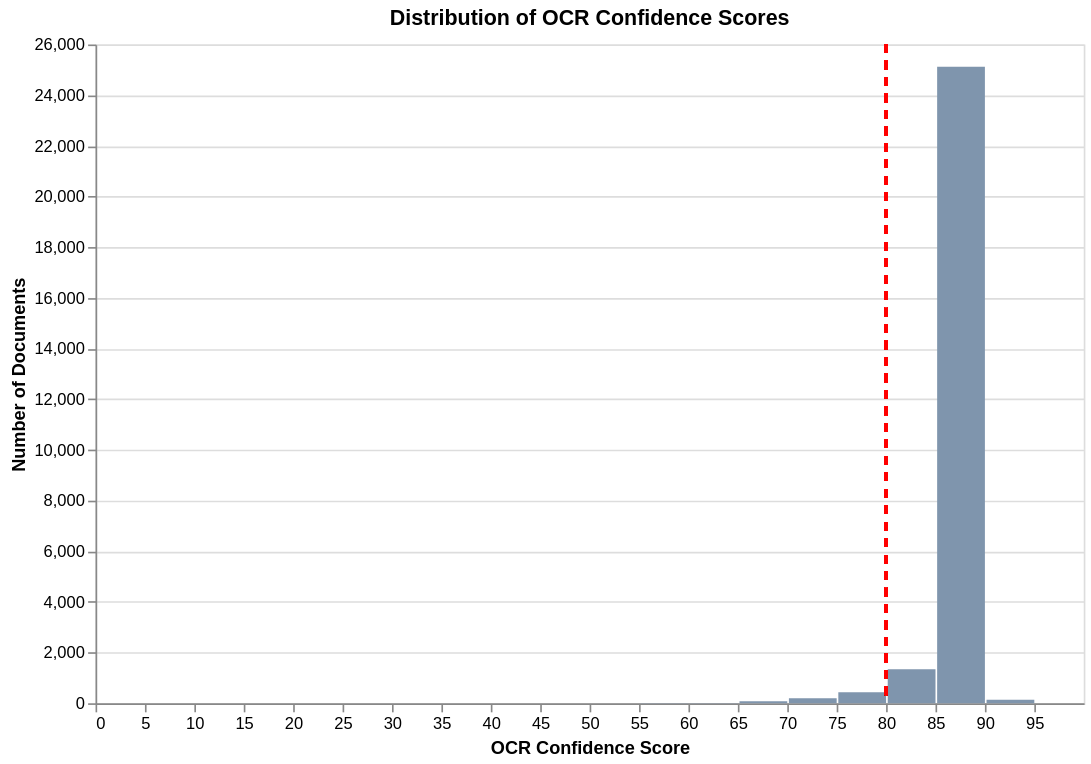

Here is the notebook cell this chart was saved with:
### Code cell
ocr_histogram = alt.Chart(df).mark_bar().encode(
    x=alt.X('OCR_Confidence:Q', 
            bin=alt.Bin(maxbins=30),
            title='OCR Confidence Score'),
    y=alt.Y('count():Q', 
            title='Number of Documents'),
    color=alt.value("#7f95ad"),
    tooltip=[
        alt.Tooltip('OCR_Confidence:Q', bin=True, title='OCR Confidence Range'),
        alt.Tooltip('count():Q', title='Document Count')
    ]
).properties(
    width=600,
    height=400,
    title='Distribution of OCR Confidence Scores'
)

vertical_line = alt.Chart(df).mark_rule(
    color='red',
    strokeWidth=2,
    strokeDash=[5, 5]
).encode(
    x=alt.X('OCR_Confidence:Q', scale=alt.Scale(domain=[0, 100]))
).transform_calculate(
    OCR_Confidence='80'
)


ocr_histogram_with_line = ocr_histogram + vertical_line
ocr_histogram_with_line

### Figure 1 — Vega specification as saved in the notebook (floating-point values rounded to 4 significant figures; data arrays with more than 128 entries replaced by an {"elided": "..."} marker saying what was removed)
{"$schema": "https://vega.github.io/schema/vega/v5.json", "data": [{"name": "source_0"}, {"name": "data_0", "values": [{"__count": 25117, "bin_maxbins_10_OCR_Confidence": 80.0, "bin_maxbins_10_OCR_Confidence_end": 90.0, "bin_maxbins_30_OCR_Confidence": 85.0, "bin_maxbins_30_OCR_Confidence_end": 90.0}, {"__count": 431, "bin_maxbins_10_OCR_Confidence": 70.0, "bin_maxbins_10_OCR_Confidence_end": 80.0, "bin_maxbins_30_OCR_Confidence": 75.0, "bin_maxbins_30_OCR_Confidence_end": 80.0}, {"__count": 1339, "bin_maxbins_10_OCR_Confidence": 80.0, "bin_maxbins_10_OCR_Confidence_end": 90.0, "bin_maxbins_30_OCR_Confidence": 80.0, "bin_maxbins_30_OCR_Confidence_end": 85.0}, {"__count": 143, "bin_maxbins_10_OCR_Confidence": 90.0, "bin_maxbins_10_OCR_Confidence_end": 100.0, "bin_maxbins_30_OCR_Confidence": 90.0, "bin_maxbins_30_OCR_Confidence_end": 95.0}, {"__count": 13, "bin_maxbins_10_OCR_Confidence": 60.0, "bin_maxbins_10_OCR_Confidence_end": 70.0, "bin_maxbins_30_OCR_Confidence": 60.0, "bin_maxbins_30_OCR_Confidence_end": 65.0}, {"__count": 84, "bin_maxbins_10_OCR_Confidence": 60.0, "bin_maxbins_10_OCR_Confidence_end": 70.0, "bin_maxbins_30_OCR_Confidence": 65.0, "bin_maxbins_30_OCR_Confidence_end": 70.0}, {"__count": 199, "bin_maxbins_10_OCR_Confidence": 70.0, "bin_maxbins_10_OCR_Confidence_end": 80.0, "bin_maxbins_30_OCR_Confidence": 70.0, "bin_maxbins_30_OCR_Confidence_end": 75.0}, {"__count": 5, "bin_maxbins_10_OCR_Confidence": 50.0, "bin_maxbins_10_OCR_Confidence_end": 60.0, "bin_maxbins_30_OCR_Confidence": 50.0, "bin_maxbins_30_OCR_Confidence_end": 55.0}, {"__count": 1, "bin_maxbins_10_OCR_Confidence": 0.0, "bin_maxbins_10_OCR_Confidence_end": 10.0, "bin_maxbins_30_OCR_Confidence": 0.0, "bin_maxbins_30_OCR_Confidence_end": 5.0}, {"__count": 7, "bin_maxbins_10_OCR_Confidence": 50.0, "bin_maxbins_10_OCR_Confidence_end": 60.0, "bin_maxbins_30_OCR_Confidence": 55.0, "bin_maxbins_30_OCR_Confidence_end": 60.0}, {"__count": 2, "bin_maxbins_10_OCR_Confidence": 40.0, "bin_maxbins_10_OCR_Confidence_end": 50.0, "bin_maxbins_30_OCR_Confidence": 45.0, "bin_maxbins_30_OCR_Confidence_end": 50.0}]}, {"name": "data_1", "values": {"elided": "27341 records"}}, {"name": "data_0_y_domain___count", "values": [{"min": 1, "max": 25117}]}], "signals": [{"name": "layer_0_bin_maxbins_30_OCR_Confidence_bins", "value": {"fields": ["OCR_Confidence"], "fname": "bin_OCR_Confidence", "start": 0.0, "step": 5.0, "stop": 95.0}}], "marks": [{"type": "rect", "name": "layer_0_marks", "from": {"data": "data_0"}, "encode": {"update": {"x": {"field": "bin_maxbins_30_OCR_Confidence_end", "scale": "x", "offset": {"signal": "0.5 + (abs(scale(\"x\", datum[\"bin_maxbins_30_OCR_Confidence_end\"]) - scale(\"x\", datum[\"bin_maxbins_30_OCR_Confidence\"])) < 0.25 ? 0.5 * (0.25 - (abs(scale(\"x\", datum[\"bin_maxbins_30_OCR_Confidence_end\"]) - scale(\"x\", datum[\"bin_maxbins_30_OCR_Confidence\"])))) : -0.5)"}}, "x2": {"field": "bin_maxbins_30_OCR_Confidence", "scale": "x", "offset": {"signal": "0.5 + (abs(scale(\"x\", datum[\"bin_maxbins_30_OCR_Confidence_end\"]) - scale(\"x\", datum[\"bin_maxbins_30_OCR_Confidence\"])) < 0.25 ? -0.5 * (0.25 - (abs(scale(\"x\", datum[\"bin_maxbins_30_OCR_Confidence_end\"]) - scale(\"x\", datum[\"bin_maxbins_30_OCR_Confidence\"])))) : 0.5)"}}, "y2": {"value": 0, "scale": "y"}, "tooltip": {"signal": "{\"OCR Confidence Range\": !isValid(datum[\"bin_maxbins_10_OCR_Confidence\"]) || !isFinite(+datum[\"bin_maxbins_10_OCR_Confidence\"]) ? \"null\" : format(datum[\"bin_maxbins_10_OCR_Confidence\"], \"\") + \" – \" + format(datum[\"bin_maxbins_10_OCR_Confidence_end\"], \"\"), \"Document Count\": format(datum[\"__count\"], \"\")}"}, "fill": {"value": "#7f95ad"}, "y": {"field": "__count", "scale": "y"}}}, "style": ["bar"]}, {"type": "rule", "name": "layer_1_marks", "from": {"data": "data_1"}, "encode": {"update": {"strokeDash": {"value": [5, 5]}, "stroke": {"value": "red"}, "x": {"field": "OCR_Confidence", "scale": "x"}, "y": {"value": 0}, "y2": {"field": {"signal": null, "datum": null, "group": "height", "parent": null}}, "strokeWidth": {"value": 2}}}, "style": ["rule"]}], "scales": [{"name": "x", "type": "linear", "domain": [0, 100], "range": [0, {"signal": "width"}], "bins": {"signal": "layer_0_bin_maxbins_30_OCR_Confidence_bins"}, "zero": false}, {"name": "y", "type": "linear", "domain": [{"signal": "(data(\"data_0_y_domain___count\")[0] || {}).min"}, {"signal": "(data(\"data_0_y_domain___count\")[0] || {}).max"}], "range": [{"signal": "height"}, 0], "zero": true, "nice": true}], "axes": [{"scale": "y", "maxExtent": 0, "ticks": false, "aria": false, "tickCount": {"signal": "ceil(height/40)"}, "grid": true, "minExtent": 0, "domain": false, "zindex": 0, "labels": false, "orient": "left", "gridScale": "x"}, {"scale": "x", "tickCount": {"signal": "ceil(width/10)"}, "labelOverlap": true, "title": "OCR Confidence Score", "grid": false, "labelFlush": true, "zindex": 0, "orient": "bottom"}, {"scale": "y", "zindex": 0, "title": "Number of Documents", "grid": false, "tickCount": {"signal": "ceil(height/40)"}, "orient": "left", "labelOverlap": true}], "title": {"text": "Distribution of OCR Confidence Scores", "frame": "group"}, "height": 400, "background": "white", "padding": 5, "width": 600, "style": "cell"}
